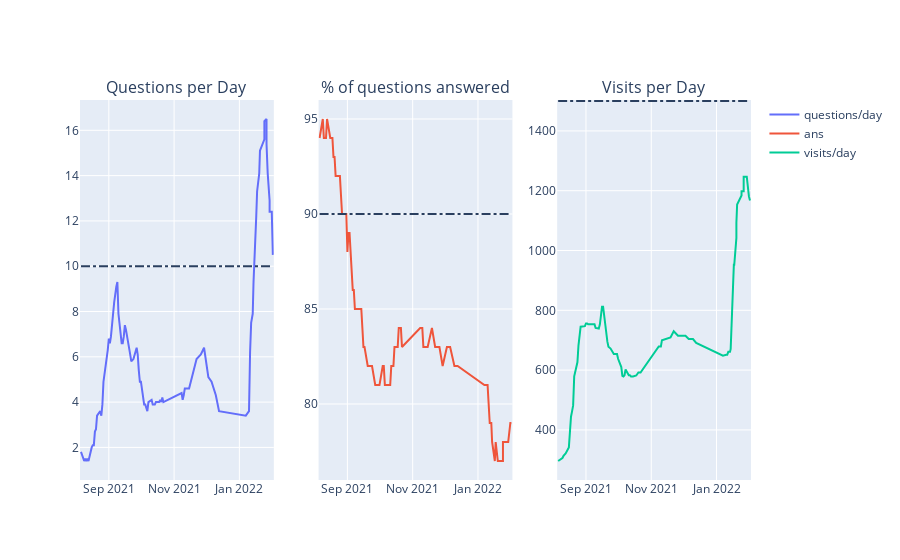

Notebook cell for this chart:
### Code cell
# for CSE cardano moderators
fig = make_subplots(rows=1, cols=3, subplot_titles=("Questions per Day", "% of questions answered", "Visits per Day"))#, row_heights=[0.8, 0.2])

fig.add_trace(go.Scatter(x=df["date_time"], y=df["questions_per_day"], name="questions/day"), row=1, col=1)
fig.add_shape(type="line", x0=t0, y0=10, x1=tf, y1=10, line=dict(dash="dashdot"), row=1, col=1)

fig.add_trace(go.Scatter(x=df["date_time"], y=df["answered"], name="ans"), row=1, col=2)
fig.add_shape(type="line", x0=t0, y0=90, x1=tf, y1=90, line=dict(dash="dashdot"), row=1, col=2)

fig.add_trace(go.Scatter(x=df["date_time"], y=df["visits_day"], name="visits/day"), row=1, col=3)
fig.add_shape(type="line", x0=t0, y0=1500, x1=tf, y1=1500, line=dict(dash="dashdot"), row=1, col=3)
